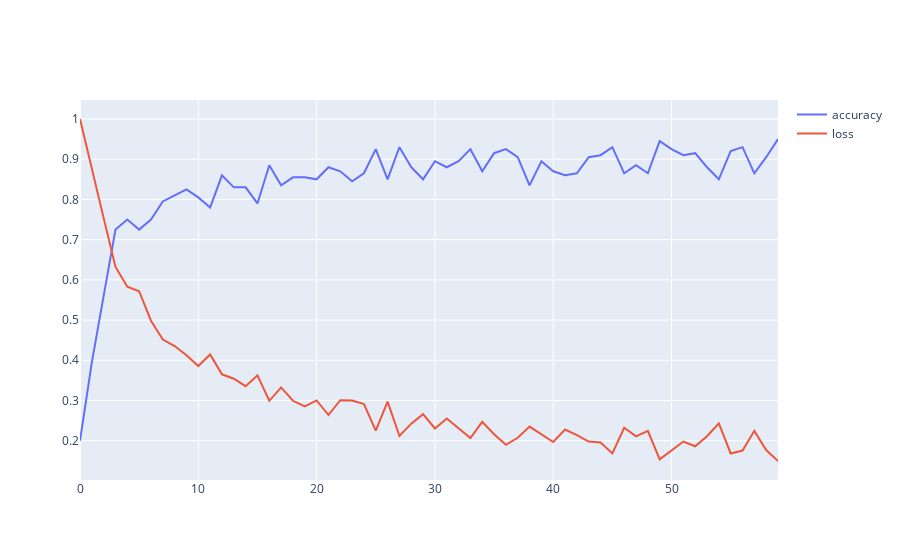

The cell this chart's notebook holds for it:
### Code cell
# Now train the model
train_using_raw_data()
# train_using_set_img_loader()
